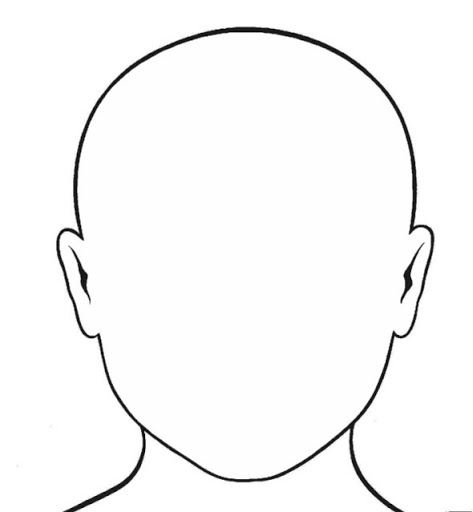
#> input picture task04/emptyFace.jpg, 473 x 512 px, found by its file name
$ python crop4-2.py
#> lines starting #> are read from the running program, lines starting #| are printed output that depends on the picture
import cv2
import numpy as np

#getting image 1
emptyface = cv2.imread("emptyface.jpg")
#> emptyface is the input picture: shape (512, 473, 3); min 0, max 255, mean 248.2
cv2.imshow("Empty Face" , emptyface)

#cropping faceout
cropemp = emptyface[26:26+455, 57:57+374]
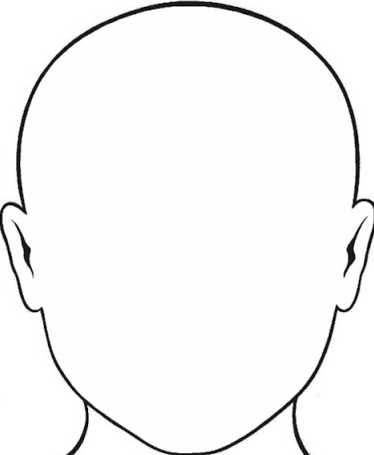
#> cropemp: shape (455, 374, 3); min 0, max 255, mean 246.3
cv2.imshow("Cropped Empty Face", cropemp)

#getting image 2
manface = cv2.imread("face.jpg")
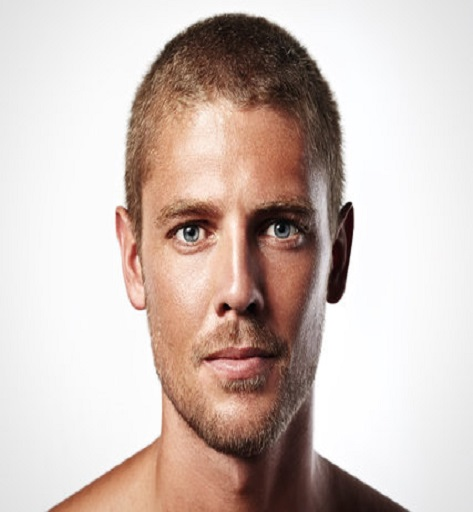
#> input picture task04/face.jpg, 473 x 512 px
#> manface is the input picture: shape (512, 473, 3); mean B, G, R 184.8, 191.3, 207
cv2.imshow("Man Face" , manface)

# cropping faceout
manface = cv2.imread("face.jpg")
cropman = manface[26:26+455, 57:57+374]
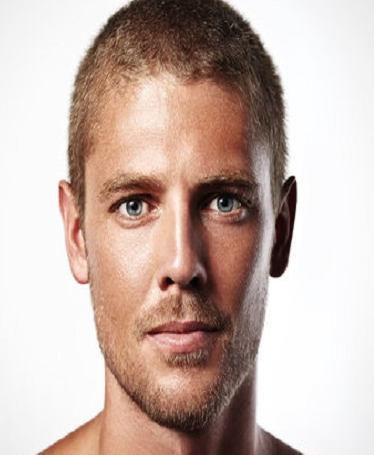
#> cropman: shape (455, 374, 3); mean B, G, R 171.7, 180, 199.9
cv2.imshow("Cropped Man Face", cropman)

#swapping 1
emptyface = cv2.imread("emptyface.jpg")
emptyface[26:26+455, 57:57+374] = cropman
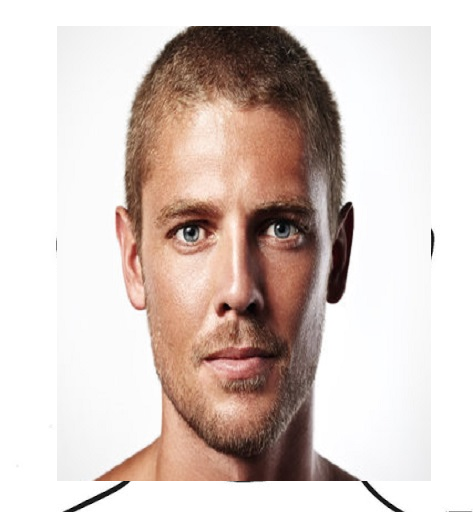
#> emptyface: shape (512, 473, 3); mean B, G, R 195.8, 201.6, 215.6
cv2.imshow("Swap Face 1", emptyface)

# swapping 2
manface[26:26+455, 57:57+374] = cropemp
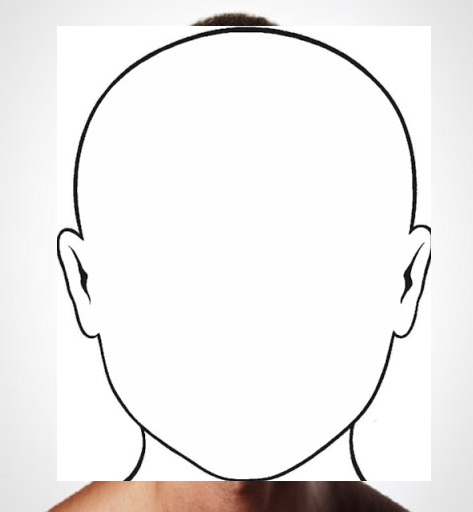
#> manface: shape (512, 473, 3); mean B, G, R 237.2, 237.9, 239.7
cv2.imshow("Swap Face 2", manface)
cv2.waitKey()
cv2.destroyAllWindows()
